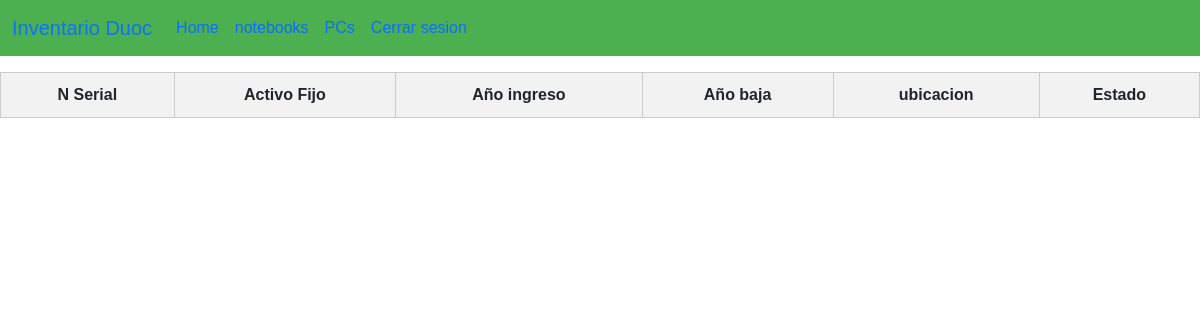
Before: /carros with the older database file.
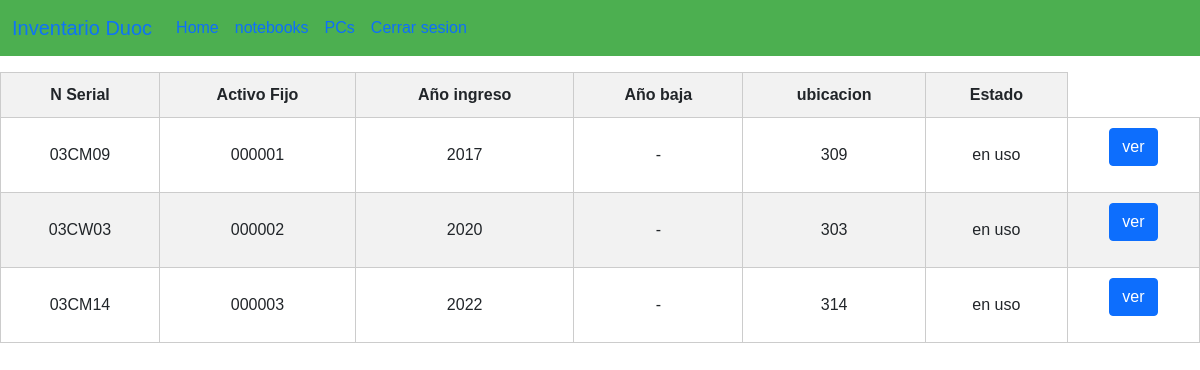
After: the same page with the newer database file.
### carritos/models.py (models this page shows, shortened)
class Carro(models.Model):
    serial= models.CharField(primary_key=True,max_length=20)
    activo_fijo= models.CharField(max_length=20)
    año_entrada=models.CharField(max_length=4)
    año_baja=models.CharField(max_length=4, null=True)
    ubicacion = models.ForeignKey(Ubicacion, on_delete=models.CASCADE)
    estado = models.CharField(max_length=6)

class Ubicacion(models.Model):
    lugar = models.CharField(max_length=12)
    piso = models.CharField(max_length=12)
    def __str__(self):
        return self.lugar

### carritos/views.py (the view)
# urls.py: path('carros', views.carros, name='carros'),
def carros(request):
    carritos= Carro.objects.all()
    return render(request, "carros.html",{"carros": carritos})

### carritos/templates/carros.html (shortened to what this page needs)
{%extends 'base.html'%}
{%block content%}
    <div >
        <table style="align-items: center;">
            <thead>
                <tr>
                    <th>N Serial</th>
                    <th>Activo Fijo</th>
                    <th>Año ingreso</th>
                    <th>Año baja</th>
                    <th>ubicacion</th>
                    <th>Estado</th>
                </tr>
            </thead>
            <tbody>
                {%for c in carros%}
                <tr>
                    <td>{{c.serial}}</td>
                    <td>{{c.activo_fijo}}</td>
                    <td>{{c.año_entrada}}</td>
                    <td>{{c.año_baja}}</td>
                    <td>{{c.ubicacion}}</td>
                    <td>{{c.estado}}</td>
                    <td><a href="contenido/{{c.serial}}" class="btn btn-primary mb-3">ver</a></td>
                </tr>
                {%endfor%}
            </tbody>
          </table>
    </div>
    {%endblock%}

### carritos/templates/base.html (shortened to what this page needs)
<!DOCTYPE html>
<html lang="en">
<head>
    <link href="https://cdn.jsdelivr.net/npm/bootstrap@5.0.0-beta1/dist/css/bootstrap.min.css" rel="stylesheet">
</head>
<body>
    <nav class="navbar navbar-expand-lg bg-body-tertiary mb-3" style="background-color:#4CAF50;">
        <div class="container-fluid">
          <a class="navbar-brand"  style="color: rgb(14, 115, 247);">Inventario Duoc</a>
          <div class="collapse navbar-collapse" id="navbarText">
            <ul class="navbar-nav me-auto mb-2 mb-lg-0">
              <li class="nav-item">
                <a class="nav-link  "  onclick="location.href='/home';" href="#">Home</a>
              </li>
              <li class="nav-item">
                  <a class="nav-link" onclick="location.href='/notebook';"href="#">notebooks</a>
                </li>
                <li class="nav-item">
                    <a class="nav-link" onclick="location.href='/pc';"href="#">PCs</a>
                </li>
                <li class="nav-item">
                  <a class="nav-link" onclick="location.href='/';"href="#">Cerrar sesion</a>
                </li>
            </ul>
          </div>
        </div>
    </nav>
    {%block content%}
    {%endblock%}
</body>
</html>

### carritos/templates/base.html (style rules this page uses)
body { font-family: Arial, sans-serif; margin: 0; padding: 0; }
table { width: 100%; border-collapse: collapse; }
th, td { border: 1px solid #ccc; padding: 10px; text-align: center; }
th { background-color: #f2f2f2; }
tr:nth-child(even) { background-color: #f2f2f2; }

Changed rows visible on the page:
added Carro: serial "03CM09", activo_fijo "000001", año_entrada "2017", año_baja "-", ubicacion "309", estado "en uso"
added Carro: serial "03CW03", activo_fijo "000002", año_entrada "2020", año_baja "-", ubicacion "303", estado "en uso"
added Carro: serial "03CM14", activo_fijo "000003", año_entrada "2022", año_baja "-", ubicacion "314", estado "en uso"
